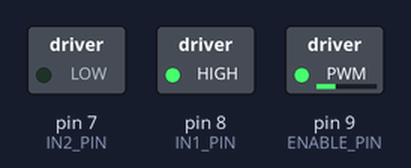
A sketch run on a simulated Arduino Uno, built with avr-gcc and run on an emulated ATmega328P. Shown: switched loads named in the sketch (green lamp = pin HIGH).

Above: at 0.05 s.
At 6.0 s:
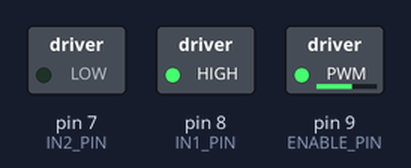
At 9.0 s:
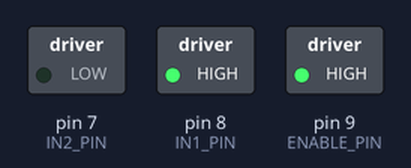
At 12.0 s:
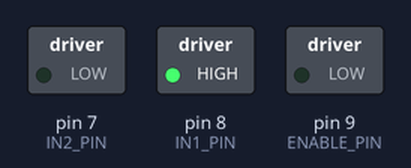
Timing chart, 0 to 15.6 s (numbered marks = the images above):
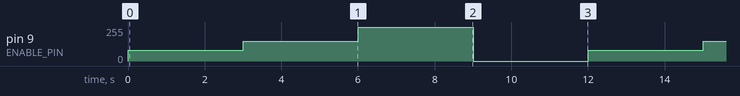

The sketch:

PWM_DC_Motor_L293D.ino
```cpp
// Practical 06 - Part C: DC motor speed control using L293D
// Arduino Uno D9 (PWM) -> L293D EN1 (pin 1)
// Arduino Uno D8 -> L293D IN1 (pin 2)
// Arduino Uno D7 -> L293D IN2 (pin 7)
// Motor -> L293D OUT1 (pin 3) and OUT2 (pin 6)
// L293D Vcc1 pin 16 -> Arduino 5V
// L293D Vcc2 pin 8 -> external motor supply positive (within ratings)
// L293D GND pins 4,5,12,13 -> common GND
// Arduino GND and motor supply negative must be connected together.
// Never connect a motor directly to an Arduino GPIO pin.

const int ENABLE_PIN = 9;  // PWM
const int IN1_PIN = 8;
const int IN2_PIN = 7;

void setup() {
  pinMode(ENABLE_PIN, OUTPUT);
  pinMode(IN1_PIN, OUTPUT);
  pinMode(IN2_PIN, OUTPUT);

  // Select one fixed direction.
  digitalWrite(IN1_PIN, HIGH);
  digitalWrite(IN2_PIN, LOW);
}

void loop() {
  analogWrite(ENABLE_PIN, 80);
  delay(3000);

  analogWrite(ENABLE_PIN, 150);
  delay(3000);

  analogWrite(ENABLE_PIN, 255);
  delay(3000);

  analogWrite(ENABLE_PIN, 0);  // Stop motor
  delay(3000);
}
```

Measured:
- by itself, pin 9 (ENABLE_PIN): repeats every 12.0 s: 150/255 3.0 s, 255/255 3.0 s, 0/255 3.0 s, 80/255 3.0 s
